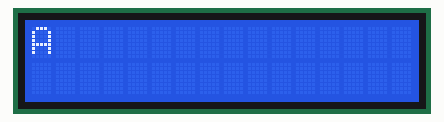
Recording of a sketch running on a simulated Arduino Uno, built with avr-gcc and run on an emulated ATmega328P. Shown: 16×2 character LCD.

Above: at 0.11 s.
At 0.61 s:
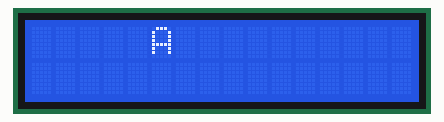
At 1.01 s:
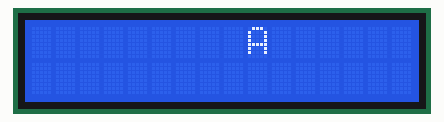
At 1.92 s:
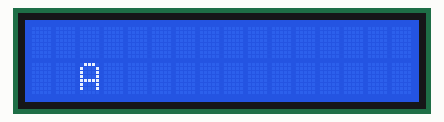
At 2.82 s:
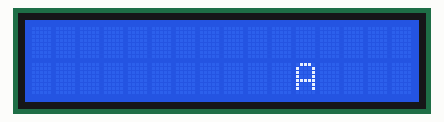
At 3.72 s:
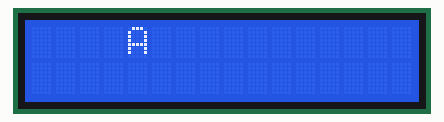

The sketch:

Code4.ino
```cpp
#include <LiquidCrystal.h>

const int rs = 13, en = 12, d4 = 8, d5 = 9, d6 = 10, d7 = 11;

LiquidCrystal lcd(rs, en, d4, d5, d6, d7);

void setup() {
  lcd.begin(16, 2);
  lcd.setCursor(0, 0);
  lcd.print("A");
}

void loop() {
  lcd.clear();
  lcd.setCursor(0, 0);
  lcd.print("A");
  for (int i = 0; i < 16; i++)
  {
    delay(100);
    lcd.scrollDisplayRight();

  }
  lcd.clear();
  lcd.setCursor(0, 1);
  lcd.print("A");
  for (int i = 0; i < 16; i++)
  {
    delay(100);
    lcd.scrollDisplayRight();
  }
}
```

Measured:
- by itself, everything shown: repeats every 3.2 s, in 32 steps
